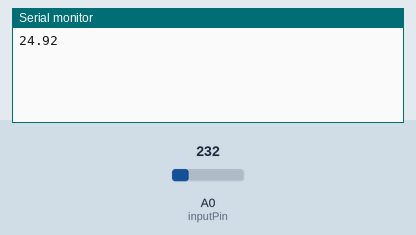
The sketch below on a simulated Arduino Uno, built with avr-gcc and run on an emulated ATmega328P. Parts: the last lines printed to the serial monitor. The inputs (shaded band) are chosen by the test bench; at power-on: A0 (inputPin) = 232.

Above: at 1.2 s.
1.3 s: A0 (inputPin) set to 250
At 2.4 s:
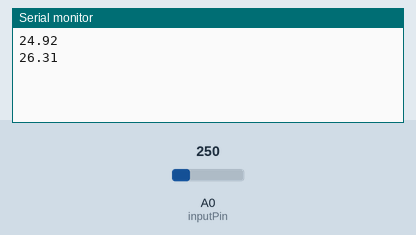
2.8 s: A0 (inputPin) set to 266
At 3.8 s:
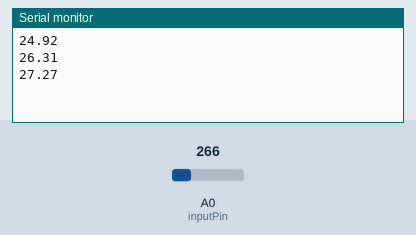
Timing chart, 0 to 5.8 s (numbered marks = the images above; inputs shaded):
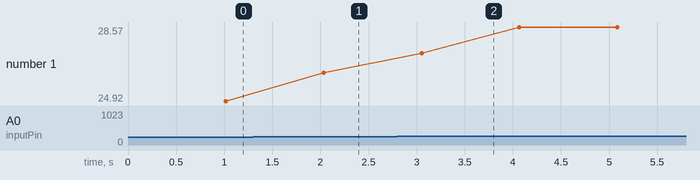

Measured:
- after the input at 1.3 s, the serial monitor: prints a new line after 0.73 s (image 1)
- after the input at 2.8 s, the serial monitor: prints a new line after 0.25 s (image 2)
- plotted number 1: 24.92 → 26.31 after the input at 1.3 s, 26.31 → 28.57 after the input at 2.8 s

The sketch:

lm35_precise.ino
```cpp
/*
  Термометър

  Прочита повторително входните данни от LM35, след което се изчислява
  средната стойност и се отпечатва на комютъра.

  Схема:
      LM35 закачен на аналогов вход

  Създаден на 05 Януари 2016
  От Христо Стоянов <icaknewton@gmail.com>


*/
// Начална конфигурация

const int inputPin = A0;          // Входящия пин на Ардуино
const int numReadings = 100;       // Броя на прочитанията на входящия пин
const int delayMs = 10;          // Време за изчакване

float readings[numReadings];      // Масив съдържащ данните
float total = 0;                  // Сумата на прочитанията
float average = 0;                // Средната стойност
float tempC = 0;                  // Температарура в градуси по С

int readIndex = 0;                // Текущият индекст на масива
int readInput = 0;                // Прочитане на стойността на входящия пин


void setup() {
  analogReference(INTERNAL);

  for (int thisReading = 0; thisReading < numReadings; thisReading++) {
    readings[thisReading] = 0;
  }

  Serial.begin(9600);
}

void loop() {
  // Цикъл за превъртане на масива
  for (readIndex; readIndex < numReadings; readIndex++) {
    // Изваждане на предходното прочитане
    total = total - readings[readIndex];

    // Прочитане стойността от сензора, превръщане в градуси и запазване в масива
    readInput = analogRead(inputPin);
    tempC = readInput / 9.30925;
    readings[readIndex] = tempC;

    // Добавяне на стойността към сумата
    total = total + readings[readIndex];

    // Закъснение преди следващото прочитане
    delay(delayMs);
  }

  // Връщане на масива от начало
  readIndex = 0;

  // Изчисляване на средната стойност
  average = total / numReadings;

  // Отпечатване на стойността на компютъра
  Serial.println(average);
}
```
